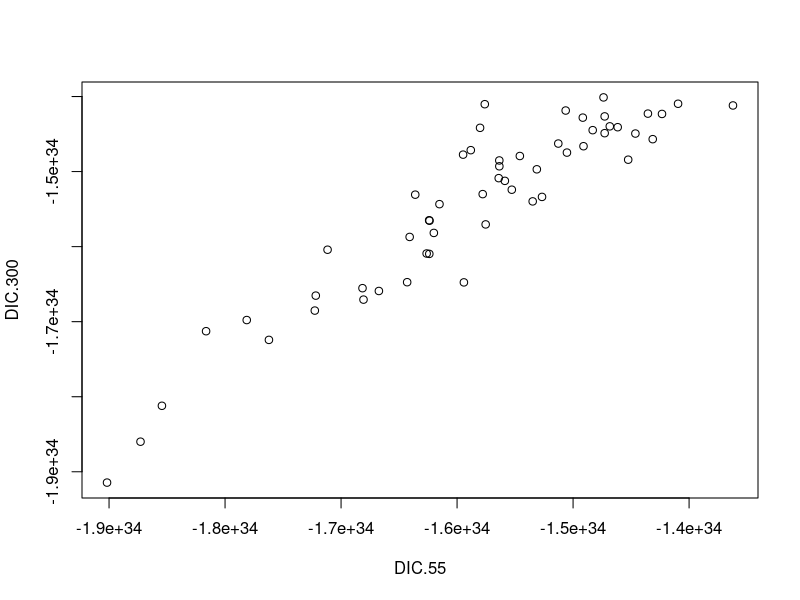
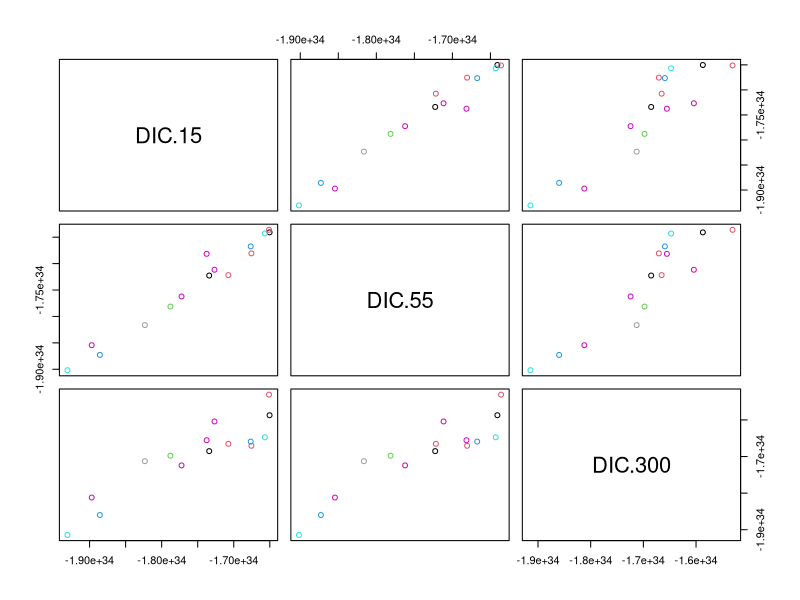
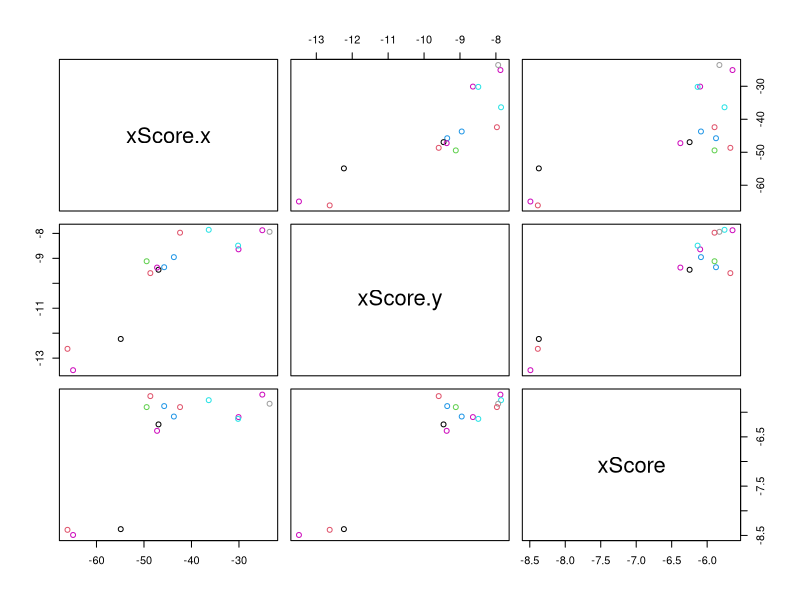
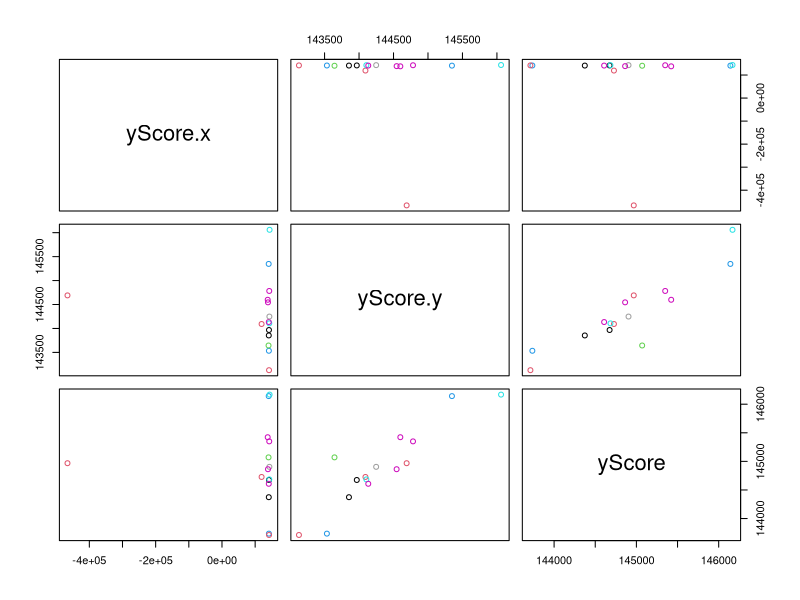
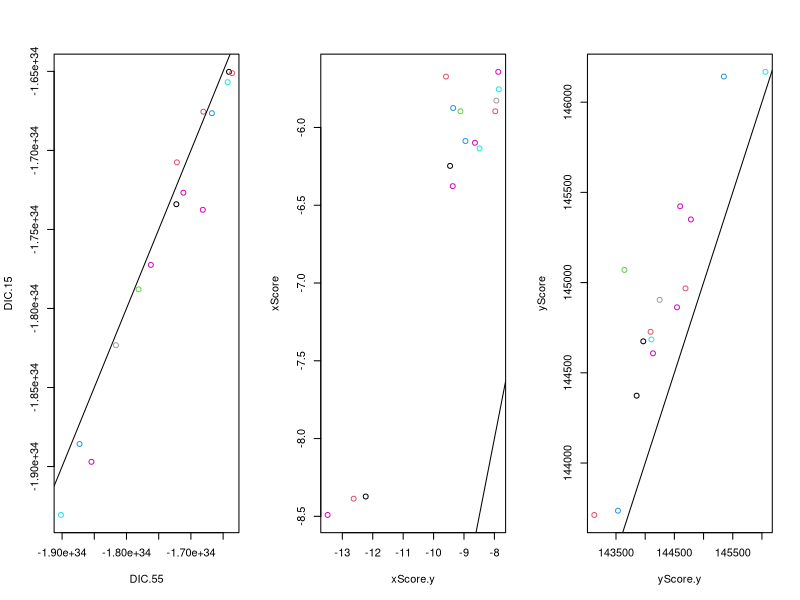

Write R code to recreate these figures, in order.
mod55 <- read.csv('modelSelection/modelSelectSumm-55.csv')
mod300 <- read.csv('modelSelection/modelSelectSumm-300.csv')
mod15 <- read.csv('modelSelection/modelSelectSumm-15.csv')

colnames(mod55)[4] <- 'DIC.55'
colnames(mod300)[4] <- 'DIC.300'
colnames(mod15)[4] <- 'DIC.15'

mod <- merge(mod300, mod55, by='Model.No')
plot(mod[,c( 'DIC.55','DIC.300')])


mod <- merge(mod, mod15, by='Model.No')
plot(mod[,c('DIC.15', 'DIC.55','DIC.300')], col=mod$Model.No)
plot(mod[,c('xScore.x', 'xScore.y','xScore')], col=mod$Model.No)
plot(mod[,c('yScore.x', 'yScore.y','yScore')], col=mod$Model.No)

abline(0,1)
par(mfrow=c(1,3))
plot(mod[,c( 'DIC.55','DIC.15')], col=mod$Model.No);abline(0,1)
plot(mod[,c( 'xScore.y','xScore')], col=mod$Model.No);abline(0,1)
plot(mod[,c( 'yScore.y','yScore')], col=mod$Model.No);abline(0,1)
#plot(mod[,c('DIC.15','xScore','yScore')])
